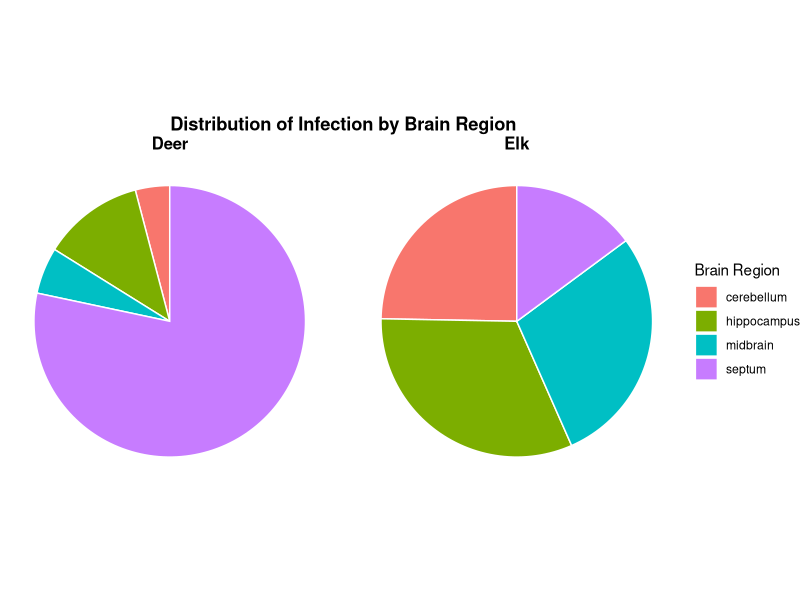

The R script that drew this image:
library(tidyverse)

data <- read.csv("prion_pixel_counts.csv")


pie_data <- data %>%
  filter(Origin != "control") %>%
  group_by(Origin) %>%
  mutate(prop = average_plaque_pixel_percentage /
           sum(average_plaque_pixel_percentage))

pie_chart<- ggplot(pie_data,
       aes(x = "",
           y = prop,
           fill = Section)) +
  geom_col(width = 1, color = "white") +
  coord_polar(theta = "y") +
  facet_wrap(~ Origin) +
  labs(
    fill = "Brain Region",
    title = "Distribution of Infection by Brain Region"
  ) +
  theme_void() +
  theme(
    plot.title = element_text(hjust = 0.5, face = "bold"),
    strip.text = element_text(face = "bold", size = 12),
    legend.position = "right"
  )

ggsave(
  filename = "C:/Users/danie/OneDrive - Colostate/CMB documentation/qCMB_retreat/Fuel_the_Build/Image_Modeling_and_Analysis/prion_pie_chart.png",
  plot = pie_chart,
  width = 10,
  height = 8,
  dpi = 300
)
